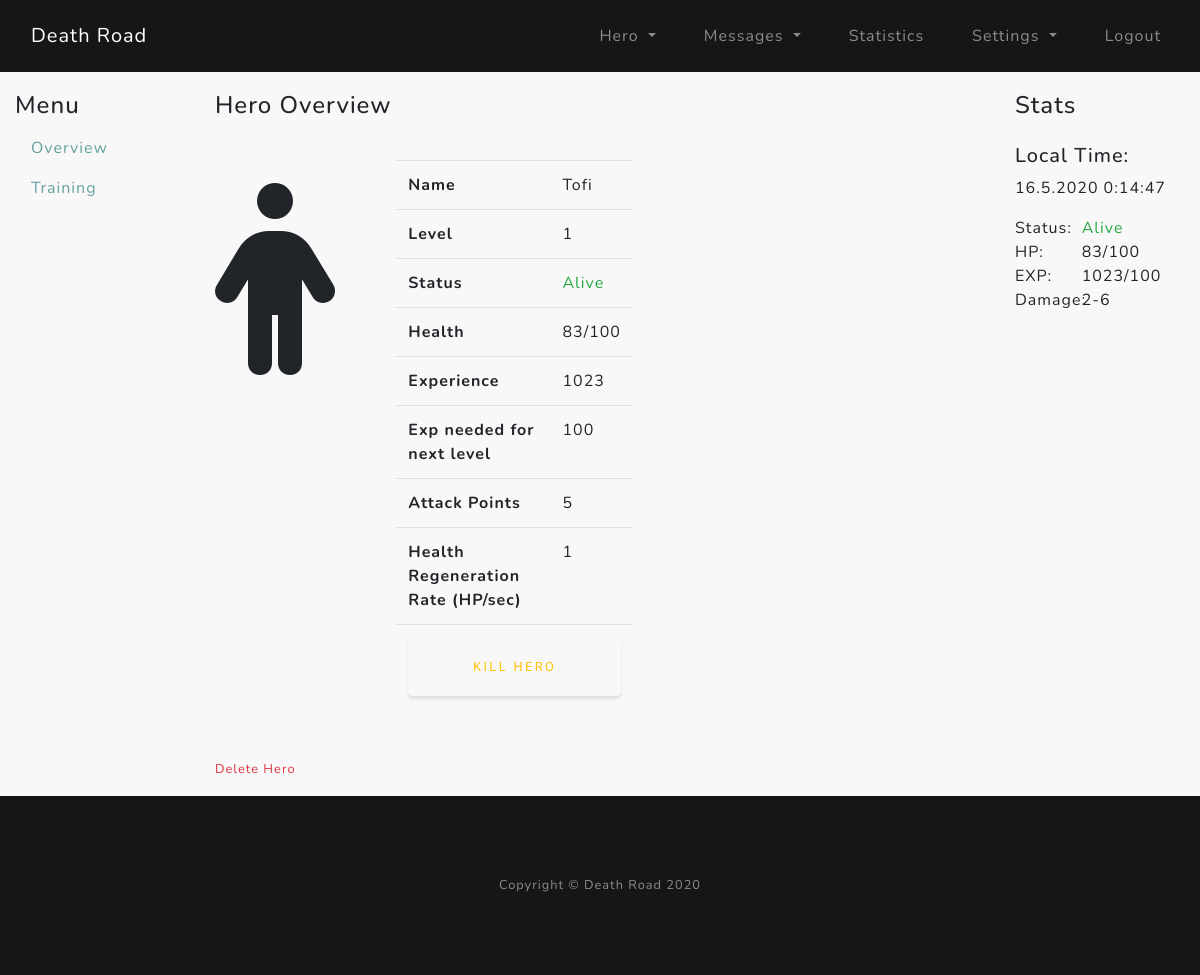
Before: /hero/overview (signed in) with the older database file.
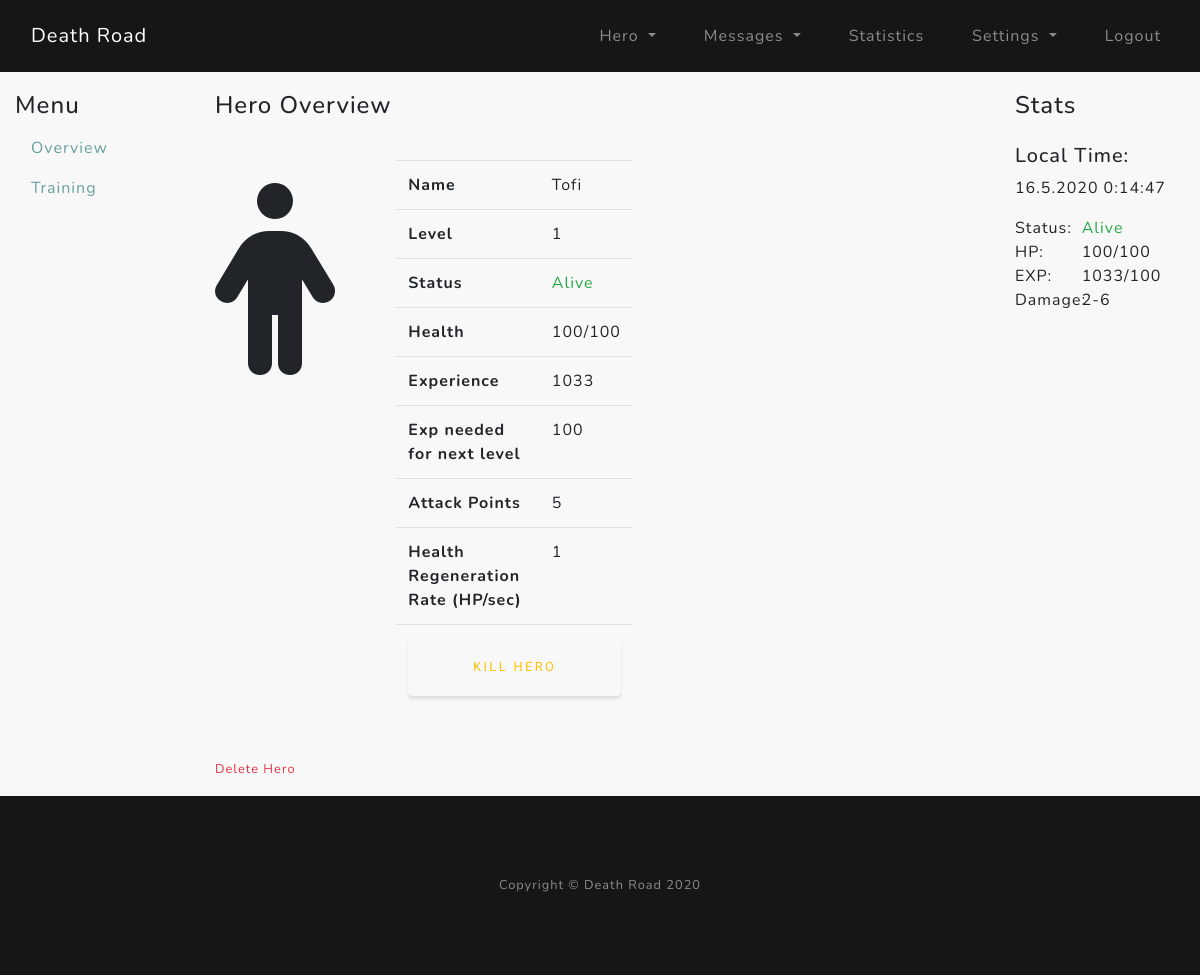
After: the same page with the newer database file.
### core/models.py (models this page shows)
class Hero(db.Model):
    __tablename__ = "hero"
    acc_id = Column(Integer, primary_key=True)  # hero id connected to account id
    name = Column(String(16), unique=True)  # name of the hero
    gender = Column(Boolean)  # 0 - male / 1 - female
    date_created = Column(DateTime)  # date created the hero
    level = Column(Integer)  # current level of the hero
    current_exp = Column(Integer)  # current experience of hero
    next_lvl_exp = Column(Integer)  # exp needed for next level
    hp = Column(Integer)  # current hero health HP
    hp_max = Column(Integer)  # current hero health HP
    hp_regen_rate = Column(Integer)  # hp regeneration per second
    hp_check_regen = Column(DateTime)  # used to calculate the regenerated hp over time
    alive = Column(Integer)  # Check if hero is Death (0), Reviving (1), Alive (2)
    death_check = Column(DateTime)  # Time when the hero was revived
    revive_time = Column(Integer)  # seconds needed to revive the hero after the revive button is pressed
    attack_point = Column(Integer)  # attack points needed to calculate damage

### core/hero/routes.py (the view)
@hero.route("/hero/", methods=["POST", "GET"])
@hero.route("/hero/overview", methods=["POST", "GET"])
@login_required
def hero_home():
    if acc_has_hero(current_user.id):
        return redirect(url_for("hero.hero_create"))
    get_unread_msgs = unread_msgs(current_user.username)
    hero = Hero.query.filter_by(acc_id=current_user.id).first()
    hp_regeneration(current_user.id)
    if hero.alive == 1:
        revive_hero(current_user.id)
    form = ReviveHeroForm()
    if form.h_kill.data and form.validate_on_submit():
        hero.hp = 0
        hero.alive = 0
        db.session.commit()
    if form.h_revive.data and form.validate_on_submit():
        hero.death_check = datetime.now()
        hero.alive = 1
        db.session.commit()
    reviving_time = hero.death_check + timedelta(seconds=hero.revive_time)
    return render_template("hero_home.html", hero=hero, form=form, get_unread_msgs=get_unread_msgs,
                           reviving_time=reviving_time)

### core/hero/forms.py
class ReviveHeroForm(FlaskForm):
    h_revive = SubmitField("Revive Hero")
    h_kill = SubmitField("Kill Hero")

### core/hero/utils.py (called while the page is built)
def acc_has_hero(current_acc_id):
    hero = Hero.query.filter_by(acc_id=current_acc_id).first()
    return False if hero else True

def deltatime(now, then):
    tdelta = now - then
    return tdelta.days * 24 * 3600 + tdelta.seconds

def hp_regeneration(current_acc_id):
    regen = Hero.query.filter_by(acc_id=current_acc_id).first()
    if regen.alive == 2 and regen.hp < regen.hp_max:
        time_passed = deltatime(datetime.now(), regen.hp_check_regen)
        if time_passed > 4:
            regen.hp += time_passed * regen.hp_regen_rate
            if regen.hp > regen.hp_max:
                regen.hp = regen.hp_max
            regen.hp_check_regen = datetime.now()
            db.session.commit()

### core/models.py (called while the page is built)
@login_manager.user_loader
def load_user(user_id):
    return User.query.get(int(user_id))

### core/utils/unread_msgs.py (called while the page is built)
def unread_msgs(current_acc_uname):
    gum = Messages.query.filter_by(recipient=current_acc_uname, del_in=False, seen=False).count()
    return gum

### core/templates/hero_home.html (shortened to what this page needs)
{% extends "hero_layout.html" %}
{% block hero_main %}
<div class="col-lg-8">
    <h4>Hero Overview</h4>
    <div class="row pt-3">
        <div class="col-md-2 text-center" style="font-size: 12rem;">
        {% if hero.gender == False %}
            <i class="fas fa-male"></i>
        {% else %}
            <i class="fas fa-female"></i>
        {% endif %}
        </div>
        <div class="col-md-4 py-3">
            <table class="table table-hover ml-5">
                <tbody>
                    <tr>
                        <th scope="row">Name</th>
                        <td>{{ hero.name }}</td>
                    </tr>
                    <tr>
                        <th scope="row">Level</th>
                        <td>{{ hero.level }}</td>
                    </tr>
                    <tr>
                        <th scope="row">Status</th>
                        {% if hero.alive == 2 %}
                        <td class="text-success">Alive</td>
                        {% elif hero.alive == 1 %}
                        <td class="text-warning">Reviving</td>
                        {% else %}
                        <td class="text-danger">Dead</td>
                        {% endif %}
                    </tr>
                    <tr>
                        <th scope="row">Health</th>
                        <td>{{ hero.hp }}/{{ hero.hp_max }}</td>
                    </tr>
                    <tr>
                        <th scope="row">Experience</th>
                        <td>{{ hero.current_exp }}</td>
                    </tr>
                    <tr>
                        <th scope="row">Exp needed for next level</th>
                        <td>{{ hero.next_lvl_exp }}</td>
                    </tr>
                    <tr>
                        <th scope="row">Attack Points</th>
                        <td>{{ hero.attack_point }}</td>
                    </tr>
                    <tr>
                        <th scope="row">Health Regeneration Rate (HP/sec)</th>
                        <td>{{ hero.hp_regen_rate }}</td>
                    </tr>
                    <tr>
                        <td colspan="2">
                            <form method="post">
                                {% if hero.alive == 2 %}
                                {{ form.h_kill(class="btn btn-outline-warning btn-lg btn-block") }}
                                {% elif hero.alive == 0 %}
                                {{ form.h_revive(class="btn btn-outline-success btn-lg btn-block") }}
                                {% endif %}
                            </form>
                        </td>
                    </tr>
                </tbody>
            </table>
        </div>
    </div>
    <div class="row pt-3">
        <div class="col">
            <a href="/delete" class="text-danger small" role="button" data-toggle="modal" data-target="#deleteHeroModal">Delete Hero</a>
        </div>
    </div>
</div>
{% include "hero_stats.html" %}
{% endblock %}

### core/templates/hero_layout.html
{% extends "layout.html" %}
{% block content %}
<section class="hero_home-section">
    <div class="container py-3">
        <div class="row">
            <div class="col-md-2 d-none d-lg-block">
                <h4>Menu</h4>
                <ul class="nav flex-column">
                    <li class="nav-item">
                        <a class="nav-link" href="{{ url_for('hero.hero_home') }}">Overview</a>
                        <a class="nav-link" href="{{ url_for('hero.hero_training') }}">Training</a>
                    </li>
                </ul>
            </div>
            {% block hero_main %}{% endblock %}
        </div>
    </div>
</section>
{% endblock %}

### core/templates/layout.html (shortened to what this page needs)
<!DOCTYPE html>
<html lang="en">
<head>
    <link rel="stylesheet" href="https://stackpath.bootstrapcdn.com/bootstrap/4.4.1/css/bootstrap.min.css">
    <link href="https://cdnjs.cloudflare.com/ajax/libs/normalize/8.0.1/normalize.css" rel="stylesheet" type="text/css">
    <link href="{{ url_for('static', filename='custom-style.css') }}" rel="stylesheet" type="text/css">
</head>
<body id="page-top">
    <nav class="navbar navbar-expand-md navbar-dark bg-black fixed-top py-3" id="mainNav">
        <div class="container">
            <a class="navbar-brand js-scroll-trigger" href="{{ url_for('main.home') }}">Death Road</a>
            <div class="collapse navbar-collapse" id="navbarResponsive">
                <ul class="navbar-nav ml-auto">
                    {% if current_user.is_authenticated %}
                        <li class="nav-item dropdown">
                            <a class="nav-link dropdown-toggle" href="#" id="heroDropdown" role="button" data-toggle="dropdown" aria-haspopup="true" aria-expanded="false">
                                Hero
                            </a>
                        </li>
                        <li class="nav-item dropdown">
                            <a class="nav-link dropdown-toggle" href="#" id="messagesDropdown" role="button" data-toggle="dropdown" aria-haspopup="true" aria-expanded="false">
                                Messages {% if get_unread_msgs > 0 %}({{ get_unread_msgs }}){% endif %}
                            </a>
                        </li>
                        <li class="nav-item">
                            <a class="nav-link js-scroll-trigger" href="{{ url_for('stats.statistics') }}">Statistics</a>
                        </li>
                        <li class="nav-item dropdown">
                            <a class="nav-link dropdown-toggle" href="#" id="settingsDropdown" role="button" data-toggle="dropdown" aria-haspopup="true" aria-expanded="false">
                                Settings
                            </a>
                        </li>
                        <li class="nav-item">
                            <a class="nav-link js-scroll-trigger" href="{{ url_for('users.logout') }}">Logout</a>
                        </li>
                    {% endif %}
                </ul>
            </div>
        </div>
    </nav>
    {% block content %}{% endblock %}
    <footer class="bg-black small text-center text-white-50">
        <div class="container">
            Copyright &copy; Death Road 2020
        </div>
    </footer>
</body>
</html>

### core/templates/hero_stats.html (shortened to what this page needs)
<div class="col-lg-2 order-first order-lg-2">
    <h4>Stats</h4>
    <div class="row py-3">
        <div class="col">
            <h5>Local Time:</h5>
            <div id="timeNow"></div>
        </div>
    </div>
    <div class="row">
        <div class="col-4">Status:</div>
        {% if hero.alive == 2 %}
        <div class="col-8 text-success">Alive</div>
        {% elif hero.alive == 1 %}
        <div class="col-8 text-warning">Reviving</div>
        {% else %}
        <div class="col-8 text-danger">Dead</div>
        {% endif %}
    </div>
    <div class="row">
        <div class="col-4">HP:</div>
        <div class="col-8">{{ hero.hp }}/{{ hero.hp_max }}</div>
    </div>
    <div class="row">
        <div class="col-4">EXP:</div>
        <div class="col-8">{{ hero.current_exp }}/{{ hero.next_lvl_exp }}</div>
    </div>
    <div class="row">
        <div class="col-4">Damage:</div>
        <div class="col-8">{{ (hero.attack_point * 0.5)|round|int }}-{{ (hero.attack_point * 1.26)|round|int }}</div>
    </div>
</div>

### core/static/custom-style.css (style rules this page uses)
html, body { scroll-behavior: smooth; }
body { font-family: 'Nunito'; letter-spacing: 0.0625em; background-color: #f8f8f8; }
a { color: #64a19d; }
.bg-black { background-color: #161616 !important; }
@media (min-width: 1000px) { .container { max-width: 1600px; } }
.navbar ul li { margin-left: 32px; }
.btn { box-shadow: 0 0.1875rem 0.1875rem 0 rgba(0, 0, 0, 0.1) !important; padding: 1.25rem 2rem; font-family: 'Varela Round'; font-size: 80%; text-transform: uppercase; letter-spacing: .15rem; border: 0; }
footer { padding: 5rem 0; }
.hero_home-section { margin: 75px 0 0 0; }

Changed rows visible on the page:
changed Hero "Tofi": hp "83" → "100"; current_exp "1023" → "1033"
